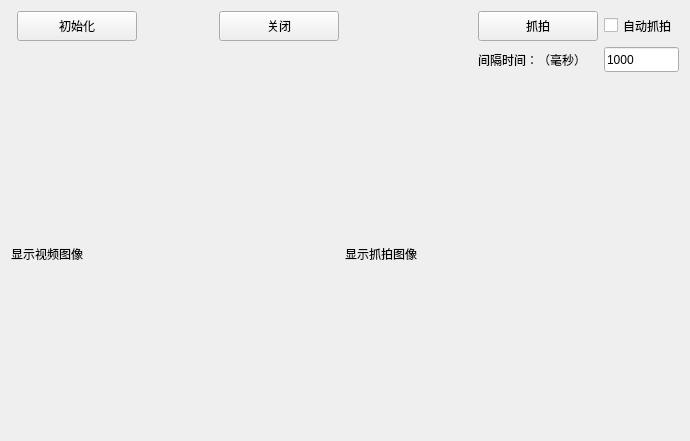
<?xml version="1.0" encoding="UTF-8"?>
<ui version="4.0">
 <class>TestVideoCard</class>
 <widget class="QWidget" name="TestVideoCard">
  <property name="geometry">
   <rect>
    <x>0</x>
    <y>0</y>
    <width>690</width>
    <height>441</height>
   </rect>
  </property>
  <property name="windowTitle">
   <string>Form</string>
  </property>
  <layout class="QGridLayout" name="gridLayout">
   <item row="0" column="1">
    <widget class="QToolButton" name="pushButton_init">
     <property name="minimumSize">
      <size>
       <width>120</width>
       <height>30</height>
      </size>
     </property>
     <property name="text">
      <string>初始化</string>
     </property>
    </widget>
   </item>
   <item row="0" column="2">
    <spacer name="horizontalSpacer_4">
     <property name="orientation">
      <enum>Qt::Horizontal</enum>
     </property>
     <property name="sizeHint" stdset="0">
      <size>
       <width>103</width>
       <height>20</height>
      </size>
     </property>
    </spacer>
   </item>
   <item row="0" column="3">
    <widget class="QToolButton" name="pushButton_close">
     <property name="minimumSize">
      <size>
       <width>120</width>
       <height>30</height>
      </size>
     </property>
     <property name="text">
      <string>关闭</string>
     </property>
    </widget>
   </item>
   <item row="0" column="4">
    <spacer name="horizontalSpacer_2">
     <property name="orientation">
      <enum>Qt::Horizontal</enum>
     </property>
     <property name="sizeHint" stdset="0">
      <size>
       <width>159</width>
       <height>20</height>
      </size>
     </property>
    </spacer>
   </item>
   <item row="0" column="5">
    <widget class="QToolButton" name="pushButton_capture">
     <property name="minimumSize">
      <size>
       <width>120</width>
       <height>30</height>
      </size>
     </property>
     <property name="text">
      <string>抓拍</string>
     </property>
    </widget>
   </item>
   <item row="0" column="6">
    <widget class="QCheckBox" name="checkBox_auto">
     <property name="minimumSize">
      <size>
       <width>0</width>
       <height>25</height>
      </size>
     </property>
     <property name="text">
      <string>自动抓拍</string>
     </property>
    </widget>
   </item>
   <item row="2" column="0" colspan="4">
    <widget class="QLabel" name="label_video">
     <property name="text">
      <string>显示视频图像</string>
     </property>
    </widget>
   </item>
   <item row="2" column="4" colspan="3">
    <widget class="QLabel" name="label_capture">
     <property name="text">
      <string>显示抓拍图像</string>
     </property>
    </widget>
   </item>
   <item row="1" column="6">
    <widget class="QLineEdit" name="lineEdit_timer">
     <property name="minimumSize">
      <size>
       <width>0</width>
       <height>25</height>
      </size>
     </property>
     <property name="text">
      <string>1000</string>
     </property>
    </widget>
   </item>
   <item row="1" column="5">
    <widget class="QLabel" name="label">
     <property name="minimumSize">
      <size>
       <width>0</width>
       <height>25</height>
      </size>
     </property>
     <property name="text">
      <string>间隔时间：（毫秒）</string>
     </property>
    </widget>
   </item>
  </layout>
 </widget>
 <resources/>
 <connections/>
</ui>
